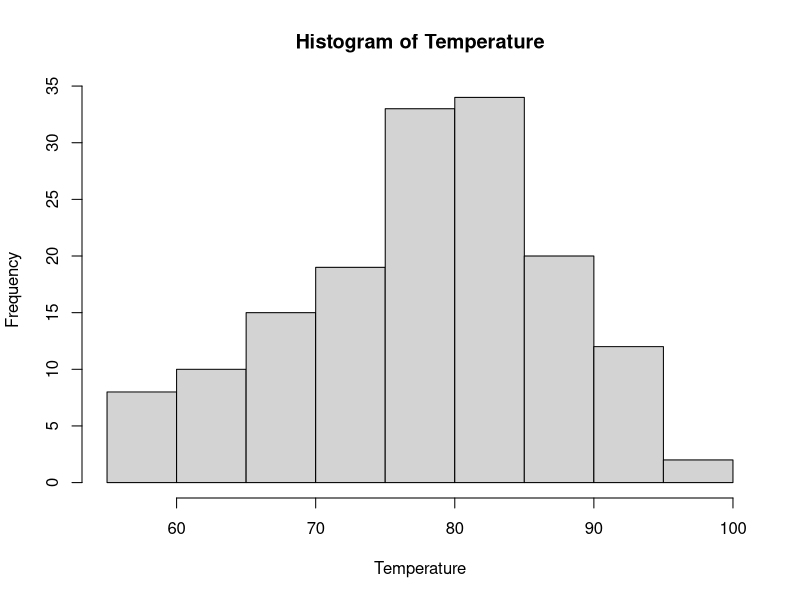
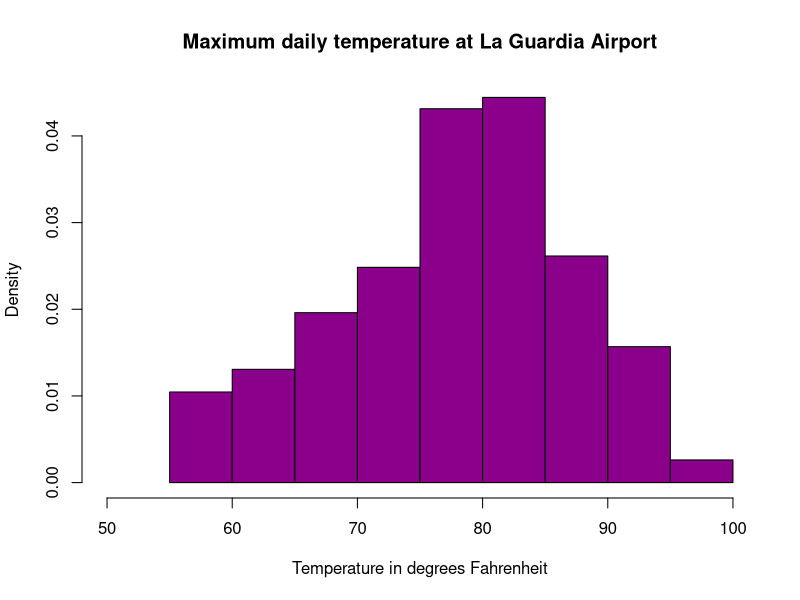
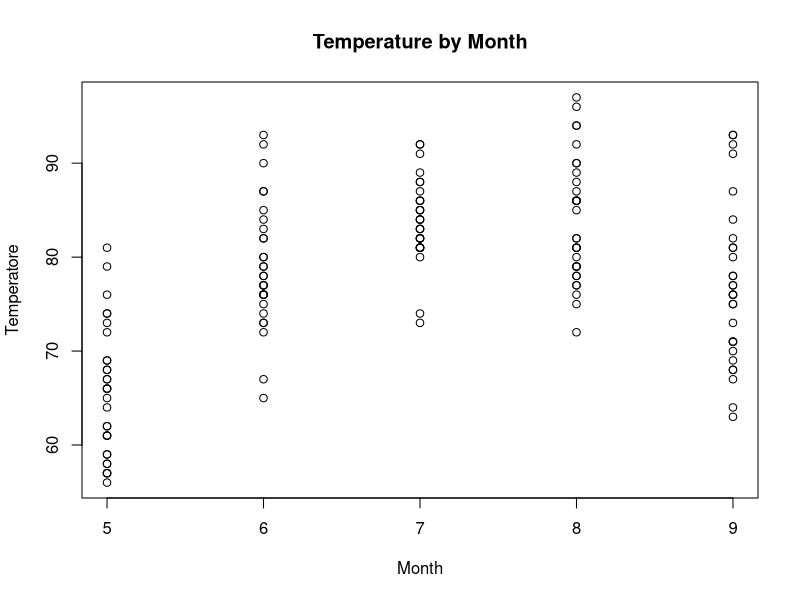

The R source for these figures, in order: (Note: this script raises an error after producing the figures.)
###################################################################################
# air_hist.R - Unit 2 Live Session Homework
###################################################################################
# Note: Please reformat these to place into your RMarkdown submission document.
# You can make sure it works here, but make it easy for your grader via RMD
###################################################################################

# You are responsible for the TODOs, but the complete code here will give you
# an idea of what the data look like.  Remember, you might need some of this code 
# directly in your response file to make it work, even if it's not TODO!!

# We will be using the built-in dataset airquality which has daily air quality 
# measurements in New York from May to September 1973
str(airquality)

# Take only Temp columns
Temperature <- airquality$Temp
hist(Temperature)

# Histogram with added parameters
hist(Temperature,
     main="Maximum daily temperature at La Guardia Airport",
     xlab="Temperature in degrees Fahrenheit",
     xlim=c(50,100),
     col="darkmagenta",
     freq=FALSE
)

# TODO: Assignment 2, Q2A: Complete the following code to yield a scatterplot with x as Month and y as Temp
# You're going to customize your plot slightly.  Use the help function to assist you if needed.
# Make the x label "Month" and the y label "Temperature"
# Finally, make the title of the plot "Temperature by Month" 
plot(x=airquality$Month, y=airquality$Temp, xlab='Month',ylab='Temperatore',main="Temperature by Month" )

# TODO: Assignment 2, Q2B: Build a scatter plot with x as Temperature and y as Ozone 
# Complete the following code:
# Make the x label "Temperature" and the y label "Ozone",
# Make the title of the plot "Temperature vs Ozone"
plot()
